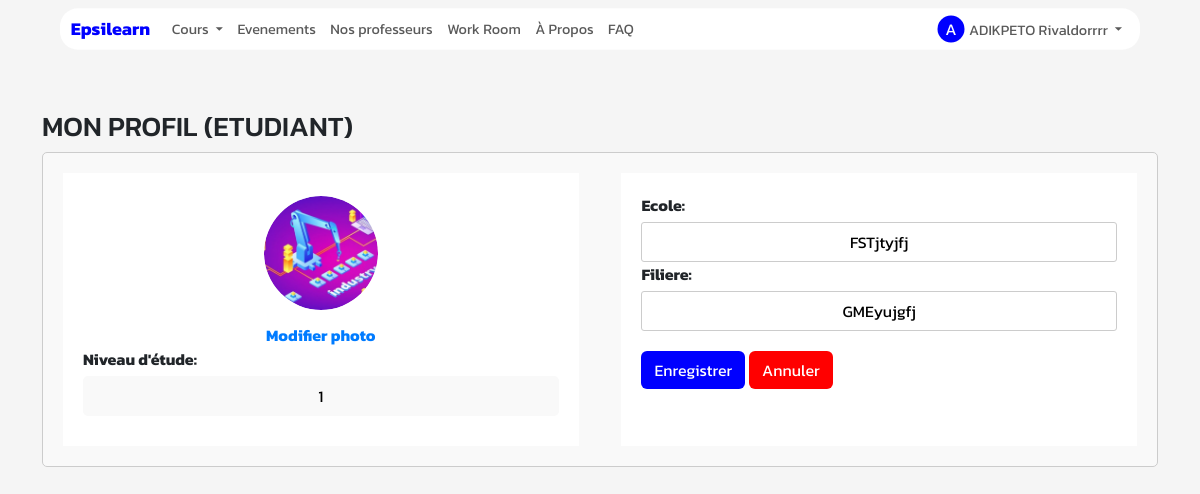
The app's page /modifierprofil (signed in) with its own data.
### App/Models/models.py (models this page shows, shortened)
class User(db.Model):
    id = db.Column(db.Integer, primary_key=True)
    nom = db.Column(db.String(50))
    prenom = db.Column(db.String(50))
    nationalite = db.Column(db.String(50))
    mail = db.Column(db.String(50))
    code = db.Column(db.String(50))
    pseudo=db.Column(db.String(200))
    date_naiss=db.Column(db.DateTime)
    ter = db.Column(db.String(50),default="non")
    age=db.Column(db.Integer)
    confirmer = db.Column(db.String(50),default="non")
    mdp=db.Column(db.String(50))
    photo=db.Column(db.String(50),default="static/Profil/unknown.jpg")
    password_reset_token = db.Column(db.String(100))
    password_reset_expiration = db.Column(db.DateTime)
    role=db.Column(db.String(200))
    etudiant= db.relationship('Etudiant', backref='acces_etudiant', foreign_keys='Etudiant.id_user_e')
    prof= db.relationship('Prof', backref='acces_prof', foreign_keys='Prof.id_user_p')
    autre= db.relationship('Autre', backref='acces_autre', foreign_keys='Autre.id_user_a')

class Etudiant(db.Model):
    id = db.Column(db.Integer, primary_key=True)
    id_user_e = db.Column(db.Integer, db.ForeignKey('user.id'))
    Nvdetud=db.Column(db.String(50))
    formation=db.Column(db.String(50))
    age=db.Column(db.Integer)
    filiere=db.Column(db.String(50))
    ecole=db.Column(db.String(50))
    photo=db.Column(db.String(50),default="static/Profil/unknown.jpg")

### App/Main/routes_profil.py (the view, shortened to what this page needs)
@MainBp.route('/modifierprofil',methods=['POST','GET'])
@login_required
def modifierprofil() :
    try:
        etudiant=Etudiant()
        prof=Prof()
        if session.get("role")=="etudiant":
            etudiant = Etudiant.query.filter_by(id_user_e=user.id).first()
            profile_picture_path=etudiant.photo
    except Exception as e:
        print(e)
        db.session.rollback()
        return render_template('error.html')
    return render_template('modifierprofil.html',etudiant=etudiant,prof=prof,profile_picture_path=profile_picture_path)

### App/Controllers/fonction.py (called while the page is built, shortened)
def get_current_user():
    _current_user=None
    if session.get("userid"):
        user=User.query.get(session.get("userid"))
        if user:
            _current_user=user
    return _current_user

def nombre_np():
    if session.get('role') in ["etudiant","professeur"]:
        np,_=notif(session.get("role"))
        nombre= np_nombre(us=np)
    else:
        nombre= np_nombre(us=0)
    return nombre

def nombre_nd():
    if session.get('role') in ["etudiant","professeur"]:
        _,nd=notif(session.get("role"))
        nombre= nd_nombre(us=nd)
    else:
        nd=0
        nombre= nd_nombre(us=nd)
    return nombre

### App/Decorators/__init__.py (called while the page is built)
def login_required(f):
    @wraps(f)
    def _login_required(*args,**kwargs):
        if "role" in session:
            return f(*args,**kwargs)
        else:
            return redirect(url_for('Main.connexion'))
    return _login_required

### App/Main/routes_home.py (called while the page is built)
@MainBp.app_context_processor
def inject_param():
    return dict(current_user=current_user,np=np,nd=nd,n_stud=n_stud,user_type=session.get("role"))

### app.py (called while the page is built)
@app.after_request
def set_secure_headers(response):
    response.headers['X-Content-Type-Options'] = 'nosniff'
    response.headers['X-Frame-Options'] = 'SAMEORIGIN'
    response.headers['X-XSS-Protection'] = '1; mode=block'
    return response

@app.before_request
def update_session_time():
    if user.id not in processed_requests and user.id is not None:
        last_activity_key = f'last_activity:{user.id}'
        redis_store.set(last_activity_key, datetime.now().strftime('%Y-%m-%d %H:%M:%S'), ex=3)
        session['online_users'] = len(redis_store.keys('last_activity:*'))
        processed_requests[user.id] = True

### App/Main/templates/modifierprofil.html (shortened to what this page needs)
{% extends "base.html" %}
{% block style %}
  <link rel="stylesheet" href="https://cdnjs.cloudflare.com/ajax/libs/bootstrap/5.3.0/css/bootstrap.min.css">
{% endblock %}
{% block content %}
  {% if user_type=="etudiant" %}
  <div class="container">
  <h3 class="avg" style="margin-top: 70px;">MON PROFIL (ETUDIANT)</h3>
  <div class="form-container">
    <div class="left-div">
      <div class="profile-picture-preview">
        <img id="profile-picture-preview-img" src="{{ profile_picture_path }}" alt="Photo de profil">
      </div>
      <form id="profile-form" method="post" enctype="multipart/form-data">
      <div class="upload-profile-picture">
        <label for="profile-picture" id="upload-link" style="font-weight: bolder;color: #007bff;">Modifier photo</label>
      </div>
      <label for="education-level">Niveau d'étude:</label>
      <select id="education-level" name="education-level">
        <option value="{{ etudiant.Nvdetud }}">{{ etudiant.Nvdetud }}</option>
      </select>
    </div>
    <div class="right-div">
      <label for="ecole">Ecole:</label>
      <input type="text" id="ecole" name="ecole" placeholder="Votre ecole" value="{{ etudiant.ecole }}">
      <label for="filiere">Filiere:</label>
      <input type="text" id="filiere" name="filiere" placeholder="Votre filiere" value="{{ etudiant.filiere }}">
      <button type="submit" class="btn btn" style="background-color: blue;color: white;">Enregistrer</button>
    <button type="button" class="btn btn" style="background-color: red;color: white;" onclick="window.location.href='/profil'">Annuler</button>
    </div>
  </div>
</div>
  {% endif %}
{% endblock %}

### App/Main/templates/base.html (shortened to what this page needs)
<!DOCTYPE html>
<html>
<head>
    <link href="https://cdn.jsdelivr.net/npm/bootstrap@5.3.0/dist/css/bootstrap.min.css" rel="stylesheet">
    <link
    rel="stylesheet"
    href="https://pro.fontawesome.com/releases/v5.10.0/css/all.css"
  />
  <link rel="stylesheet" href="https://cdnjs.cloudflare.com/ajax/libs/animate.css/4.1.1/animate.min.css">
    {% block style %}{% endblock %}
</head>
<body style="font-family: 'Kanit';">
 <div class="page-content hidden">
    {% block nav %}
    <nav class="navbar navbar-expand-lg navbar-light bg-transparent " style="display: flex;justify-content: center; height: 40px;scale: 0.9;z-index: 9999999999999999999999;" >
        <div class="container-fluid text-center" style="background-color: rgb(255, 255, 255);border-radius: 20px;z-index: 9;opacity: 1;margin-top: 20px;padding: 0 12px;">
            <a class="navbar-brand" href="/accueil" style="color: blue;">Epsilearn</a>
            <div class="collapse navbar-collapse" id="navbarNav">
                <ul class="navbar-nav" style="z-index: 99999999999999999;">
                    {% if user_type == 'professeur' %}
                    {% if np.us>0 %}
                    <style>
                        #prg{
                            color: brown;
                            font-weight: bold;
                        }
                    </style>
                    {% endif %}
                    {% if nd.us > 0 %}
                    <style>
                        #dmd{
                            color: brown;
                            font-weight: bold;
                        }
                    </style>
                    {% endif %}
                    <li class="nav-item dropdown" >
                        <a class="nav-link dropdown-toggle" href="#" id="navbarDropdownMenuLink" role="button" data-bs-toggle="dropdown" aria-expanded="false">
                            Cours
                        </a>
                        <ul class="dropdown-menu" aria-labelledby="navbarDropdownMenuLink">
                            <li><a id="prg" class="dropdown-item" href="/programme">Programmes{% if np.us > 0 %}({{np.us}}){% endif %}</a></li>
                            <li><a id="dmd" class="dropdown-item" href="/demande">Demandes{% if nd.us > 0 %}({{nd.us}}){% endif %}</a></li>
                            <li><a class="dropdown-item" href="/offre">Offres</a></li>
                            <li><a class="dropdown-item" href="/cours-crees">Mes services</a></li>
                        </ul>
                    </li>
                    <li class="nav-item">
                        <a class="nav-link" id="evenement" href="/evenement">Evenements</a>
                    </li>
                    <li class="nav-item">
                        <a class="nav-link"  id="workroom" href="/chambrepomodoro">Work Room</a>
                    </li>
                    <li class="nav-item">
                        <a class="nav-link" id="about"  href="/about">À Propos</a>
                    </li>
                    <li class="nav-item">
                        <a class="nav-link" id="faq"  href="/faq">FAQ</a>
                    </li>
                    {% elif user_type == 'etudiant' %}
                    <li class="nav-item dropdown">
                        <a class="nav-link dropdown-toggle"  href="#" id="navbarDropdownMenuLink"  role="button" data-bs-toggle="dropdown" aria-expanded="false">
                            Cours
                        </a>
                    </li>
                    <li class="nav-item">
                        <a class="nav-link" id="evenement" href="/evenement">Evenements</a>
                    </li>
                    <li class="nav-item">
                      <a class="nav-link" id="listeprof" href="/listeprof">Nos professeurs</a>
                  </li>
                  <li class="nav-item">
                    <a class="nav-link"  id="workroom" href="/chambrepomodoro">Work Room</a>
                  </li>
                <li class="nav-item">
                    <a class="nav-link" id="about" href="/about">À Propos</a>
                </li>
                  <li class="nav-item">
                    <a class="nav-link" id="faq"  href="/faq">FAQ</a>
                </li>
                    {% endif %}
                </ul>
                <ul class="navbar-nav ms-auto">
                    {% if current_user %}
                    <li class="nav-item dropdown">
                        <a class="nav-link dropdown-toggle" href="#" id="navbarDropdownMenuLink2" role="button" data-bs-toggle="dropdown" aria-expanded="false">
                            <span class="user-initials">{{ current_user.nom|first }}</span>{{ current_user.nom }} {{ current_user.prenom }}
                        </a>
                    </li>
                    {% endif %}
                </ul>
            </div>
        </div>
    </nav>
    {% endblock %}
    <div  style="font-family:'Kanit';overflow-x:hidden;overflow-y: hidden;">
        {% block content %}
        {% endblock %}
    </div>
</div>
</body>
</html>

### App/Main/templates/base.html (style rules this page uses)
.loaded .page-content { display: block; }
.navbar-brand { font-weight: bold; }
.user-initials { width: 30px; height: 30px; border-radius: 50%; background-color: blue; color: #ffffff; font-size: 18px; display: inline-flex; align-items: center; justify-content: center; margin-right: 5px; text-transform: uppercase; }

### App/Main/templates/modifierprofil.html (style rules this page uses)
.profile-picture-preview { width: 120px; height: 120px; border-radius: 50%; overflow: hidden; margin: 0 auto; position: relative; border: 3px solid #ffffff; }
.profile-picture-preview img { width: 100%; height: 100%; object-fit: cover; transition: transform 0.3s ease; }
.upload-profile-picture { text-align: center; margin-top: 10px; }
#age, #education-level { appearance: none; background-color: #f9f9f9; border-radius: 5px; padding: 8px; width: 100%; margin-bottom: 10px; border: none; }
body { background-color: #f5f5f5; }
.form-container { display: flex; justify-content: space-between; background-color: #f9f9f9; padding: 20px; border: 1px solid #ccc; border-radius: 5px; }
.form-container .left-div, .form-container .right-div { width: 48%; }
.form-container .left-div { background-color: #fff; padding: 20px; }
.form-container .right-div { background-color: #fff; padding: 20px; }
.profile-picture-preview { text-align: center; }
img#profile-picture-preview-img { max-width: 200px; border-radius: 50%; box-shadow: 0px 0px 8px rgba(0, 0, 0, 0.2); }
label { font-weight: bold; font-size: 16px; }
select, input[type="text"], textarea { width: 100%; height: 40px; text-align: center; border-radius: 3px; border: 1px solid #ccc; margin-top: 5px; padding: 5px; }
button { margin-top: 20px; padding: 10px 20px; background-color: #337ab7; color: #fff; border: none; border-radius: 5px; cursor: pointer; }

### records on screen
User: nom|first "A", nom "ADIKPETO", prenom "Rivaldorrrr"
Etudiant: photo (picture), education-level "1", ecole "FSTjtyjfj", filiere "GMEyujgfj"
